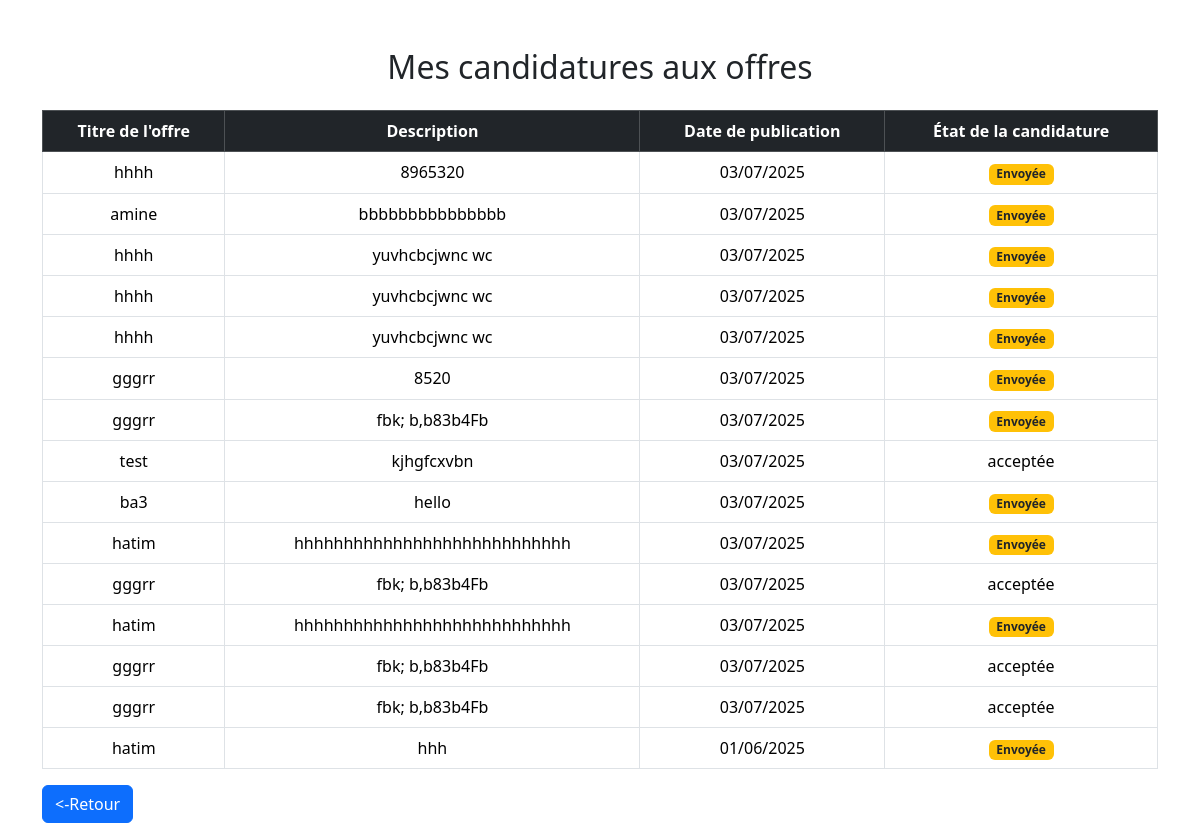
The page /afichages/etudiant/mes_demandes.php (signed in) on the database its author committed.
### tables this page shows
CREATE TABLE `candidatures` (
  `id_cand` int NOT NULL AUTO_INCREMENT,
  `id_etu` int NOT NULL,
  `id_offre` int NOT NULL,
  `date_postulation` timestamp NULL DEFAULT CURRENT_TIMESTAMP,
  `etat` enum('envoyée','en cours','acceptée','refusée') DEFAULT 'envoyée',
  PRIMARY KEY (`id_cand`),
  KEY `id_etu` (`id_etu`),
  KEY `id_offre` (`id_offre`),
  CONSTRAINT `candidatures_ibfk_1` FOREIGN KEY (`id_etu`) REFERENCES `etudiants` (`id_etu`) ON DELETE CASCADE,
  CONSTRAINT `candidatures_ibfk_2` FOREIGN KEY (`id_offre`) REFERENCES `offres` (`id_offre`) ON DELETE CASCADE
);

CREATE TABLE `offres` (
  `id_offre` int NOT NULL AUTO_INCREMENT,
  `titre` varchar(255) NOT NULL,
  `description` text NOT NULL,
  `entreprise` varchar(255) DEFAULT NULL,
  `date_debut` date DEFAULT NULL,
  `date_fin` date DEFAULT NULL,
  `id_admin` int DEFAULT NULL,
  `created_at` timestamp NULL DEFAULT CURRENT_TIMESTAMP,
  PRIMARY KEY (`id_offre`),
  KEY `id_admin` (`id_admin`),
  CONSTRAINT `offres_ibfk_1` FOREIGN KEY (`id_admin`) REFERENCES `admins` (`id_admin`) ON DELETE SET NULL
);

### database/config.php (called while the page is built)
<?php
class Database {
    private $host = '127.0.0.1';
    private $dbname = 'gestion_stages';
    private $username = 'root';
    private $password = 'hhh999farsale';
    public $pdo;
    public function __construct() {
        try {
            $this->pdo = new PDO("mysql:host=$this->host;dbname=$this->dbname;charset=utf8mb4",
                                 $this->username, $this->password);
            $this->pdo->setAttribute(PDO::ATTR_ERRMODE, PDO::ERRMODE_EXCEPTION);
        } catch (PDOException $e) {
            die("Erreur de connexion : " . $e->getMessage());
        }
    }
    public function getPDO() {
        return $this->pdo;
    }
}
?>

### afichages/etudiant/mes_demandes.php (the view, shortened to what this page needs)
<?php
require_once "../../database/config.php";
class MesDemandes {
    private $pdo;
    public function __construct() {
        try {
            $db = new Database();
            $this->pdo = $db->getPDO();
        } catch (PDOException $e) {
            die("Erreur base de données : " . $e->getMessage());
        }
    }
    public function getDemandes() {
        $sql = "
            SELECT c.*, o.titre, o.description, o.created_at
            FROM candidatures c
            JOIN offres o ON c.id_offre = o.id_offre
            WHERE c.id_etu = :id_etu
            ORDER BY c.date_postulation DESC
        ";
        $stmt = $this->pdo->prepare($sql);
        $stmt->bindParam(':id_etu', $_SESSION['user']['id_etu']);
        $stmt->execute();
        return $stmt->fetchAll();
    }
}
$mesDemandes = new MesDemandes();
$demandes = $mesDemandes->getDemandes();
?>
<!DOCTYPE html>
<html lang="fr">
<head>
    <link href="https://cdn.jsdelivr.net/npm/bootstrap@5.3.5/dist/css/bootstrap.min.css" rel="stylesheet" />
</head>
<body>
<div class="container mt-5">
    <h2 class="mb-4 text-center">Mes candidatures aux offres</h2>
    <?php if (empty($demandes)): ?>
        <p class="text-center text-muted">Vous n'avez postulé à aucune offre pour le moment.</p>
    <?php else: ?>
        <table class="table table-bordered table-hover text-center align-middle">
            <thead class="table-dark">
                <tr>
                    <th>Titre de l'offre</th>
                    <th>Description</th>
                    <th>Date de publication</th>
                    <th>État de la candidature</th>
                </tr>
            </thead>
            <tbody>
            <?php foreach ($demandes as $demande): ?>
                <tr>
                    <td><?= $demande['titre'] ?></td>
                    <td><?= nl2br(($demande['description'])) ?></td>
                    <td><?= date('d/m/Y', strtotime($demande['date_postulation'])) ?></td>
                    <td>
                        <?php
                        $etat = $demande['etat'];
                        if ($etat == 'envoyée') {
                            echo '<span class="badge bg-warning text-dark">Envoyée</span>';
                        } elseif ($etat == 'accepte') {
                            echo '<span class="badge bg-success text-dark">Acceptée</span>';
                        } elseif ($etat == 'refuser') {
                            echo '<span class="badge bg-danger text-dark">Refusée</span>';
                        } else {
                            echo htmlspecialchars($etat);
                        }
                        ?>
                    </td>
                </tr>
            <?php endforeach; ?>
            </tbody>
        </table>
    <?php endif; ?>
    <a href="offres.php" class="btn btn-primary"><-Retour</a>
</div>
</body>
</html>

### rows shown on the page
candidatures: id_offre.titre "hhhh", id_offre.description "8965320", date_postulation "03/07/2025", etat "Envoyée"
candidatures: id_offre.titre "amine", id_offre.description "bbbbbbbbbbbbbbb", date_postulation "03/07/2025", etat "Envoyée"
candidatures: id_offre.titre "hhhh", id_offre.description "yuvhcbcjwnc wc", date_postulation "03/07/2025", etat "Envoyée"
candidatures: id_offre.titre "hhhh", id_offre.description "yuvhcbcjwnc wc", date_postulation "03/07/2025", etat "Envoyée"
candidatures: id_offre.titre "hhhh", id_offre.description "yuvhcbcjwnc wc", date_postulation "03/07/2025", etat "Envoyée"
candidatures: id_offre.titre "gggrr", id_offre.description "8520", date_postulation "03/07/2025", etat "Envoyée"
candidatures: id_offre.titre "gggrr", id_offre.description "fbk; b,b83b4Fb", date_postulation "03/07/2025", etat "Envoyée"
candidatures: id_offre.titre "test", id_offre.description "kjhgfcxvbn", date_postulation "03/07/2025", etat "acceptée"
candidatures: id_offre.titre "ba3", id_offre.description "hello", date_postulation "03/07/2025", etat "Envoyée"
candidatures: id_offre.titre "hatim", id_offre.description "hhhhhhhhhhhhhhhhhhhhhhhhhhhh", date_postulation "03/07/2025", etat "Envoyée"
candidatures: id_offre.titre "gggrr", id_offre.description "fbk; b,b83b4Fb", date_postulation "03/07/2025", etat "acceptée"
candidatures: id_offre.titre "hatim", id_offre.description "hhhhhhhhhhhhhhhhhhhhhhhhhhhh", date_postulation "03/07/2025", etat "Envoyée"
candidatures: id_offre.titre "gggrr", id_offre.description "fbk; b,b83b4Fb", date_postulation "03/07/2025", etat "acceptée"
candidatures: id_offre.titre "gggrr", id_offre.description "fbk; b,b83b4Fb", date_postulation "03/07/2025", etat "acceptée"
candidatures: id_offre.titre "hatim", id_offre.description "hhh", date_postulation "01/06/2025", etat "Envoyée"
